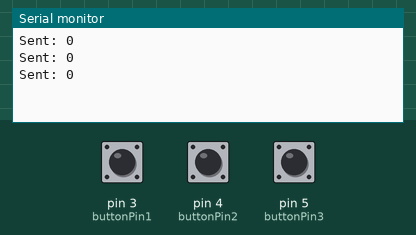
Simulated run of this sketch. Board: Arduino Uno, built with avr-gcc and run on an emulated ATmega328P. Shown: the last lines printed to the serial monitor. The inputs (shaded band) are chosen by the test bench; at power-on: pin 3 (buttonPin1) HIGH, pin 4 (buttonPin2) HIGH, pin 5 (buttonPin3) HIGH. No radio packets arrive unless stated.

Above: at 1.2 s.
1.3 s: pin 3 (buttonPin1) pulled LOW for 0.15 s
At 2.6 s:
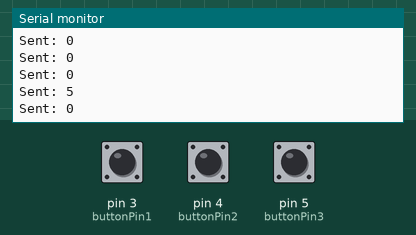
2.9 s: pin 4 (buttonPin2) pulled LOW for 0.15 s
At 4.2 s:
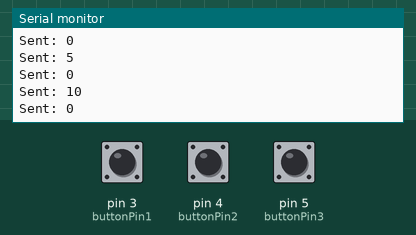
4.5 s: pin 5 (buttonPin3) pulled LOW for 0.15 s
At 5.5 s:
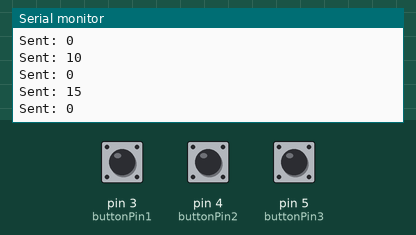
Timing chart, 0 to 7.5 s (numbered marks = the images above; inputs shaded):
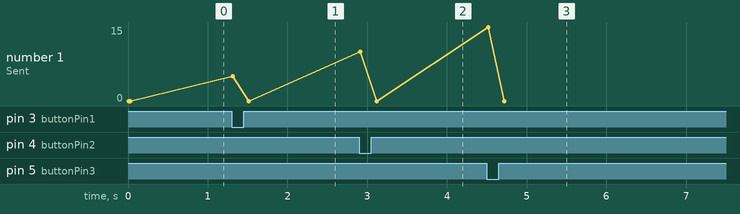

The sketch:

tx_code.ino
```cpp
// TX code
#include <SPI.h>
#include <nRF24L01.h>
#include <RF24.h>

#define buttonPin1 3
#define buttonPin2 4
#define buttonPin3 5
RF24 radio(9, 10); // CE, CSN
const byte address[6] = "00002";

int lastSent1 = -1;
int lastSent2 = -1;
int lastSent3 = -1;

void setup() {
  pinMode(buttonPin1, INPUT_PULLUP);
  pinMode(buttonPin2, INPUT_PULLUP);
  pinMode(buttonPin3, INPUT_PULLUP);

  Serial.begin(9600);
  radio.begin();
  radio.openWritingPipe(address);
  radio.setPALevel(RF24_PA_MIN);
  radio.stopListening();
}

void loop() {
  int value1 = digitalRead(buttonPin1);
  int value2 = digitalRead(buttonPin2);
  int value3 = digitalRead(buttonPin3);

  int dataToSend1 = (value1 == LOW) ? 5 : 0;
  int dataToSend2 = (value2 == LOW) ? 10 : 0;
  int dataToSend3 = (value3 == LOW) ? 15 : 0;

  if (dataToSend1 != lastSent1) {
    radio.write(&dataToSend1, sizeof(dataToSend1));
    Serial.print("Sent: ");
    Serial.println(dataToSend1);
    lastSent1 = dataToSend1;
  }

  if (dataToSend2 != lastSent2) {
    radio.write(&dataToSend2, sizeof(dataToSend2));
    Serial.print("Sent: ");
    Serial.println(dataToSend2);
    lastSent2 = dataToSend2;
  }

  if (dataToSend3 != lastSent3) {
    radio.write(&dataToSend3, sizeof(dataToSend3));
    Serial.print("Sent: ");
    Serial.println(dataToSend3);
    lastSent3 = dataToSend3;
  }

  delay(100);  // reduce transmission frequency
}
```

Measured:
- after the input at 1.3 s, the serial monitor: prints a new line at once (image 1)
- after the input at 2.9 s, the serial monitor: prints a new line at once (image 2)
- after the input at 4.5 s, the serial monitor: prints a new line at once (image 3)
